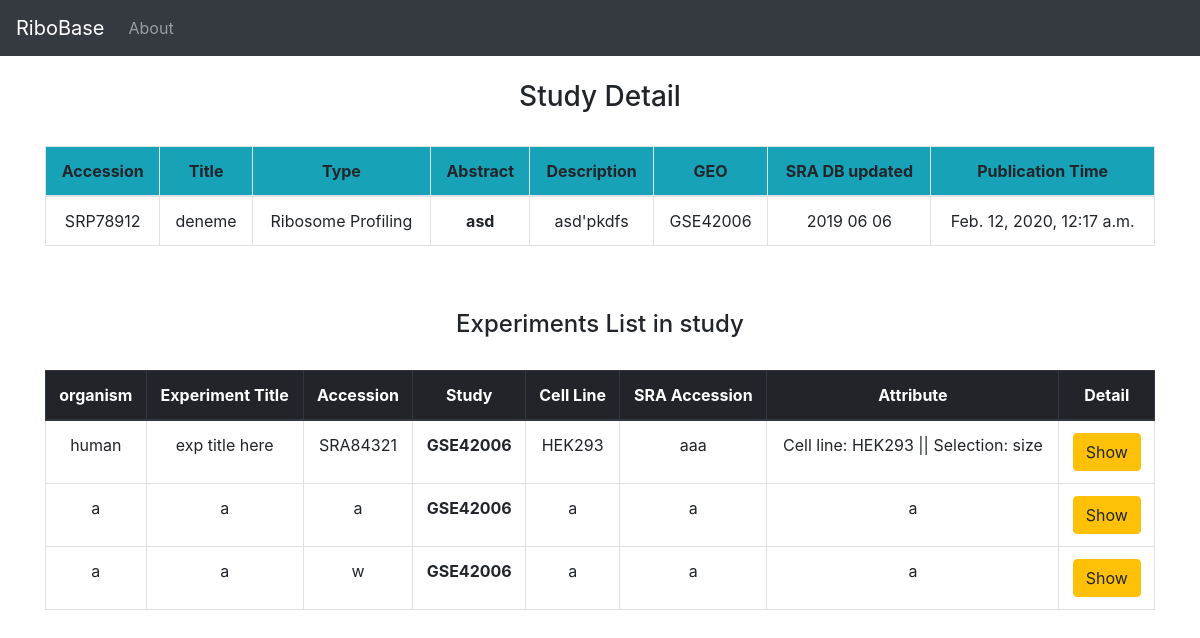
Page /StudySearchPage/4 on the earlier database version.
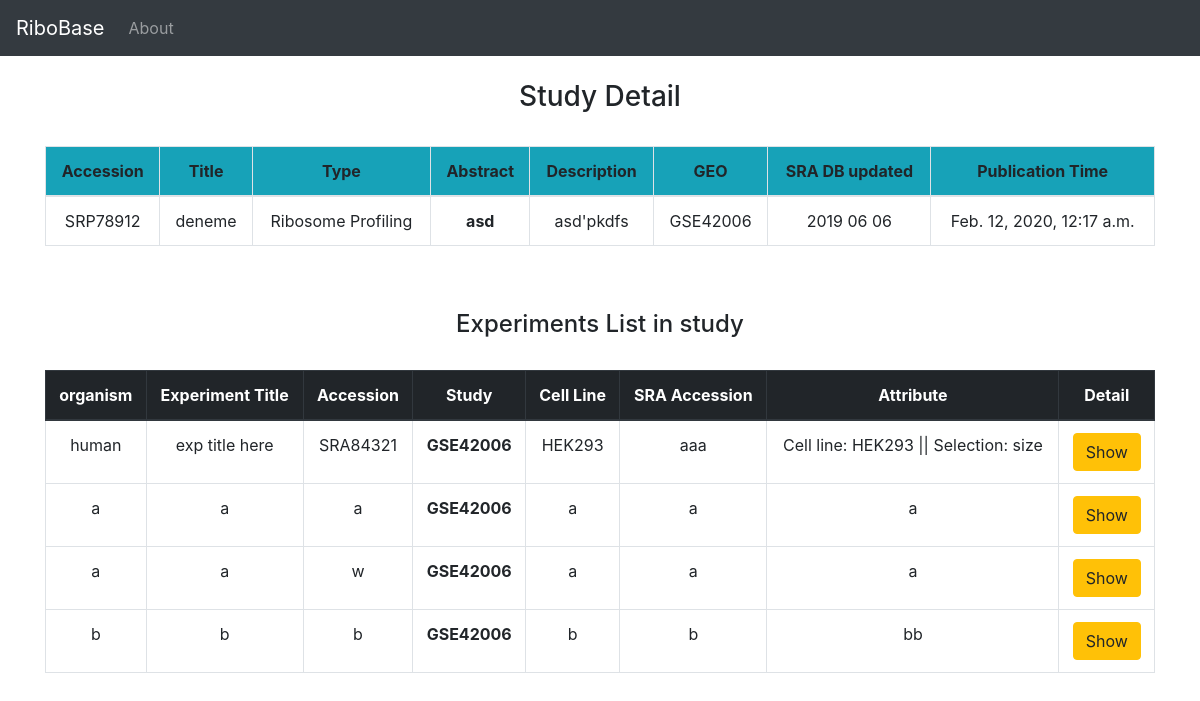
Same page on the later database version.
### project/models.py (models this page shows, shortened)
class Study(models.Model):
    geo_accession = models.CharField( max_length = 50,unique = True,blank = False)
    study_accession = models.CharField(max_length = 50,unique = True,blank = False)
    study_title = models.CharField(max_length = 200,unique = False,blank = True)
    study_type = models.CharField(max_length = 100,unique = False,blank = True)
    study_abstract = models.TextField(blank = True)
    study_description = models.CharField(max_length = 200,unique = False,blank = True)
    xref_link = models.CharField(max_length = 200,unique = False,blank = True)
    submission_accession = models.CharField(max_length = 50,unique = False,blank = True)
    sradb_updated = models.CharField(max_length = 200,unique = False,blank = True)
    create_date = models.DateTimeField(auto_now_add = True)
    def __str__(self):
        return self.geo_accession

class Experiment(models.Model):
    study = models.ForeignKey('Study',blank = False,on_delete = models.CASCADE,related_name="experiment")
    experiment_alias = models.CharField(max_length = 200,unique = True,blank = False)
    experiment_accession = models.CharField(max_length = 200,unique = True,blank = False)
    experiment_title = models.CharField(max_length = 200,blank = False)
    study_name = models.CharField(max_length = 200,blank = False)
    design_description = models.TextField(max_length = 200,blank = True)
    sample_accession = models.CharField(max_length = 200,blank = True)
    sample_attribute = models.TextField(max_length = 200,blank = True)
    library_strategy = models.CharField(max_length = 200,blank = True)
    library_layout = models.CharField(max_length = 200,blank = True)
    library_construction_protocol = models.TextField(max_length = 200,blank = True)
    platform = models.CharField(max_length = 200,blank = False)
    platform_parameters = models.CharField(max_length = 200,blank = False)
    xref_link = models.CharField(max_length = 200,blank = False)
    experiment_attribute = models.CharField(max_length = 200,blank = False)
    submission_accession = models.CharField(max_length = 200,blank = False)
    sradb_updated = models.CharField(max_length = 200,blank = False)
    organism = models.CharField(max_length = 200,blank = False)
    cell_line = models.CharField(max_length = 200,blank = False)
    experiment_file = models.FileField(blank = True,null = True)
    create_date = models.DateTimeField(auto_now_add = True)

### project/views.py (the view)
# urls.py: path('StudySearchPage/<int:id>',views.StudySearchPage,name="StudySearchPage"),
def StudySearchPage(request,id):
    studies1 = Study.objects.filter(id=id).first()
    studies = Study.objects.filter(id=id).all()
    experiments = studies1.experiment.all()
    return render(request,"StudySearchPage.html",{"studies":studies,"experiments":experiments})

### templates/StudySearchPage.html
{% extends "layout.html" %}
{% block body %}
<br>
  <h3><center>Study Detail</center></h3>
  <br>
  <table class="table table-bordered table-hover">
    <thead>
      <tr class="bg-info">
        <th scope="col"><center>Accession</center></th>
        <th scope="col"><center>Title</center></th>
        <th scope="col"><center>Type</center></th>
        <th scope="col"><center>Abstract</center></th>
        <th scope="col"><center>Description</center></th>
        <th scope="col"><center>GEO</center></th>
        <th scope="col"><center>SRA DB updated</center></th>
        <th scope="col"><center>Publication Time</center></th>
      </tr>
    </thead>
    <tbody>
    {% for study in studies %}
        <tr>
            <td><center>{{study.study_accession}}</center></td>
            <td><center>{{study.study_title}}</center></td>
            <td><center>{{study.study_type}}</center></td>
            <th><center>{{study.study_abstract}}</center></th>
            <td><center>{{study.study_description}}</center></td>
            <td><center>{{study.geo_accession}}</center></td>
            <td><center>{{study.sradb_updated}}</center></td>
            <td><center>{{study.create_date}}</center></td>
        </tr>
      {% endfor %}
    </tbody>
  </table>
  <br><br>
  <h4><center>Experiments List in study</center></h4>
  <br>
  <table class="table table-bordered table-hover">
    <thead class="thead-dark">
      <tr>
        <th scope="col"><center>organism</center></th>
        <th scope="col"><center>Experiment Title</center></th>
        <th scope="col"><center>Accession</center></th>
        <th scope="col"><center>Study</center></th>
        <th scope="col"><center>Cell Line</center></th>
        <th scope="col"><center>SRA Accession</center></th>
        <th scope="col"><center>Attribute</center></th>
        <th scope="col"><center>Detail</center></th>
      </tr>
    </thead>
    <tbody>
    {% if experiments %}
    {% for experiment in experiments %}
    <tr>
            <td><center>{{experiment.organism}}</center></td>
            <td><center>{{experiment.experiment_title}}</center></td>
            <td><center>{{experiment.experiment_accession}}</center></td>
            <th><center>{{experiment.study}}</center></th>
            <td><center>{{experiment.cell_line}}</center></td>
            <td><center>{{experiment.sample_accession}}</center></td>
            <td><center>{{experiment.experiment_attribute}}</center></td>
            <td><center><a href="/DataSearchPage/{{experiment.id}}" class ="btn btn-warning">Show</a></center></td>
        </tr>
      {% endfor %}
      {% else %}
      <div class="alert alert-danger"><center>No matching records found</center></div>
      <br><br><br>
      {% endif %}
    </tbody>
  </table>
{% endblock body %}

Differences in the rows shown:
added Experiment: organism "b", experiment_title "b", experiment_accession "b", study "GSE42006", cell_line "b", sample_accession "b", experiment_attribute "bb"
